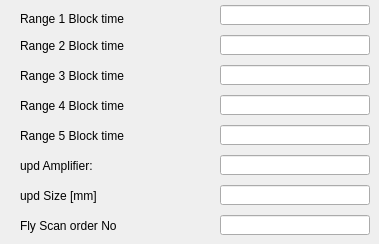
        <widget class="QWidget" name="tab_7">
         <attribute name="title">
          <string>Fly Scan Gain</string>
         </attribute>
         <widget class="QLabel" name="label_67">
          <property name="geometry">
           <rect>
            <x>20</x>
            <y>10</y>
            <width>142</width>
            <height>18</height>
           </rect>
          </property>
          <property name="text">
           <string>&lt;html&gt;&lt;head/&gt;&lt;body&gt;&lt;p&gt;Range 1 Block time&lt;/p&gt;&lt;/body&gt;&lt;/html&gt;</string>
          </property>
         </widget>
         <widget class="caTextEntry" name="catextentry_68">
          <property name="geometry">
           <rect>
            <x>220</x>
            <y>5</y>
            <width>150</width>
            <height>20</height>
           </rect>
          </property>
          <property name="channel" stdset="0">
           <string notr="true">9idcLAX:USAXS:FS_AmpR1BlockTime</string>
          </property>
          <property name="background">
           <color>
            <red>115</red>
            <green>215</green>
            <blue>253</blue>
           </color>
          </property>
          <property name="colorMode">
           <enum>caLineEdit::Static</enum>
          </property>
         </widget>
         <widget class="QLabel" name="label_68">
          <property name="geometry">
           <rect>
            <x>20</x>
            <y>37</y>
            <width>142</width>
            <height>18</height>
           </rect>
          </property>
          <property name="text">
           <string>&lt;html&gt;&lt;head/&gt;&lt;body&gt;&lt;p&gt;Range 2 Block time&lt;/p&gt;&lt;/body&gt;&lt;/html&gt;</string>
          </property>
         </widget>
         <widget class="caTextEntry" name="catextentry_70">
          <property name="geometry">
           <rect>
            <x>220</x>
            <y>35</y>
            <width>150</width>
            <height>20</height>
           </rect>
          </property>
          <property name="channel" stdset="0">
           <string notr="true">9idcLAX:USAXS:FS_AmpR2BlockTime</string>
          </property>
          <property name="background">
           <color>
            <red>115</red>
            <green>215</green>
            <blue>253</blue>
           </color>
          </property>
          <property name="colorMode">
           <enum>caLineEdit::Static</enum>
          </property>
         </widget>
         <widget class="QLabel" name="label_69">
          <property name="geometry">
           <rect>
            <x>20</x>
            <y>67</y>
            <width>142</width>
            <height>18</height>
           </rect>
          </property>
          <property name="text">
           <string>&lt;html&gt;&lt;head/&gt;&lt;body&gt;&lt;p&gt;Range 3 Block time&lt;/p&gt;&lt;/body&gt;&lt;/html&gt;</string>
          </property>
         </widget>
         <widget class="caTextEntry" name="catextentry_75">
          <property name="geometry">
           <rect>
            <x>220</x>
            <y>65</y>
            <width>150</width>
            <height>20</height>
           </rect>
          </property>
          <property name="channel" stdset="0">
           <string notr="true">9idcLAX:USAXS:FS_AmpR3BlockTime</string>
          </property>
          <property name="background">
           <color>
            <red>115</red>
            <green>215</green>
            <blue>253</blue>
           </color>
          </property>
          <property name="colorMode">
           <enum>caLineEdit::Static</enum>
          </property>
         </widget>
         <widget class="QLabel" name="label_72">
          <property name="geometry">
           <rect>
            <x>20</x>
            <y>97</y>
            <width>142</width>
            <height>18</height>
           </rect>
          </property>
          <property name="text">
           <string>&lt;html&gt;&lt;head/&gt;&lt;body&gt;&lt;p&gt;Range 4 Block time&lt;/p&gt;&lt;/body&gt;&lt;/html&gt;</string>
          </property>
         </widget>
         <widget class="caTextEntry" name="catextentry_74">
          <property name="geometry">
           <rect>
            <x>220</x>
            <y>95</y>
            <width>150</width>
            <height>20</height>
           </rect>
          </property>
          <property name="channel" stdset="0">
           <string notr="true">9idcLAX:USAXS:FS_AmpR4BlockTime</string>
          </property>
          <property name="background">
           <color>
            <red>115</red>
            <green>215</green>
            <blue>253</blue>
           </color>
          </property>
          <property name="colorMode">
           <enum>caLineEdit::Static</enum>
          </property>
         </widget>
         <widget class="QLabel" name="label_71">
          <property name="geometry">
           <rect>
            <x>20</x>
            <y>127</y>
            <width>142</width>
            <height>18</height>
           </rect>
          </property>
          <property name="text">
           <string>&lt;html&gt;&lt;head/&gt;&lt;body&gt;&lt;p&gt;Range 5 Block time&lt;/p&gt;&lt;/body&gt;&lt;/html&gt;</string>
          </property>
         </widget>
         <widget class="caTextEntry" name="catextentry_69">
          <property name="geometry">
           <rect>
            <x>220</x>
            <y>125</y>
            <width>150</width>
            <height>20</height>
           </rect>
          </property>
          <property name="channel" stdset="0">
           <string notr="true">9idcLAX:USAXS:FS_AmpR5BlockTime</string>
          </property>
          <property name="background">
           <color>
            <red>115</red>
            <green>215</green>
            <blue>253</blue>
           </color>
          </property>
          <property name="colorMode">
           <enum>caLineEdit::Static</enum>
          </property>
         </widget>
         <widget class="QLabel" name="label_70">
          <property name="geometry">
           <rect>
            <x>20</x>
            <y>157</y>
            <width>101</width>
            <height>18</height>
           </rect>
          </property>
          <property name="text">
           <string>&lt;html&gt;&lt;head/&gt;&lt;body&gt;&lt;p&gt;upd Amplifier:&lt;/p&gt;&lt;/body&gt;&lt;/html&gt;</string>
          </property>
         </widget>
         <widget class="caTextEntry" name="catextentry_71">
          <property name="geometry">
           <rect>
            <x>220</x>
            <y>155</y>
            <width>150</width>
            <height>20</height>
           </rect>
          </property>
          <property name="channel" stdset="0">
           <string notr="true">9idcUSX:femto:model</string>
          </property>
          <property name="background">
           <color>
            <red>115</red>
            <green>215</green>
            <blue>253</blue>
           </color>
          </property>
          <property name="colorMode">
           <enum>caLineEdit::Static</enum>
          </property>
         </widget>
         <widget class="QLabel" name="label_73">
          <property name="geometry">
           <rect>
            <x>20</x>
            <y>187</y>
            <width>109</width>
            <height>18</height>
           </rect>
          </property>
          <property name="text">
           <string>&lt;html&gt;&lt;head/&gt;&lt;body&gt;&lt;p&gt;upd Size [mm]&lt;/p&gt;&lt;/body&gt;&lt;/html&gt;</string>
          </property>
         </widget>
         <widget class="caTextEntry" name="catextentry_73">
          <property name="geometry">
           <rect>
            <x>220</x>
            <y>185</y>
            <width>150</width>
            <height>20</height>
           </rect>
          </property>
          <property name="channel" stdset="0">
           <string notr="true">9idcLAX:USAXS:UPDsize</string>
          </property>
          <property name="background">
           <color>
            <red>115</red>
            <green>215</green>
            <blue>253</blue>
           </color>
          </property>
          <property name="colorMode">
           <enum>caLineEdit::Static</enum>
          </property>
         </widget>
         <widget class="QLabel" name="label_74">
          <property name="geometry">
           <rect>
            <x>20</x>
            <y>217</y>
            <width>130</width>
            <height>18</height>
           </rect>
          </property>
          <property name="text">
           <string>&lt;html&gt;&lt;head/&gt;&lt;body&gt;&lt;p&gt;Fly Scan order No&lt;/p&gt;&lt;/body&gt;&lt;/html&gt;</string>
          </property>
         </widget>
         <widget class="caTextEntry" name="catextentry_72">
          <property name="geometry">
           <rect>
            <x>220</x>
            <y>215</y>
            <width>150</width>
            <height>20</height>
           </rect>
          </property>
          <property name="channel" stdset="0">
           <string notr="true">9idcLAX:USAXS:FS_OrderNumber</string>
          </property>
          <property name="background">
           <color>
            <red>115</red>
            <green>215</green>
            <blue>253</blue>
           </color>
          </property>
          <property name="colorMode">
           <enum>caLineEdit::Static</enum>
          </property>
         </widget>
        </widget>
